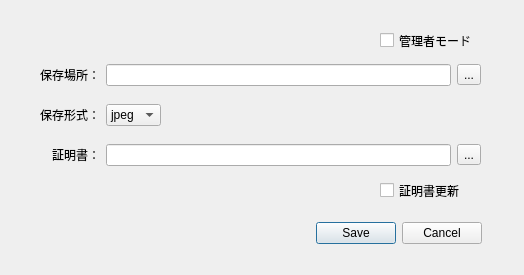
<?xml version="1.0" encoding="UTF-8"?>
<ui version="4.0">
 <class>COptionSetting</class>
 <widget class="QDialog" name="COptionSetting">
  <property name="geometry">
   <rect>
    <x>0</x>
    <y>0</y>
    <width>524</width>
    <height>275</height>
   </rect>
  </property>
  <property name="windowTitle">
   <string>設定</string>
  </property>
  <property name="modal">
   <bool>true</bool>
  </property>
  <widget class="QDialogButtonBox" name="buttonBox">
   <property name="geometry">
    <rect>
     <x>300</x>
     <y>220</y>
     <width>182</width>
     <height>27</height>
    </rect>
   </property>
   <property name="standardButtons">
    <set>QDialogButtonBox::Cancel|QDialogButtonBox::Save</set>
   </property>
  </widget>
  <widget class="QCheckBox" name="adminCheckBox">
   <property name="geometry">
    <rect>
     <x>380</x>
     <y>30</y>
     <width>101</width>
     <height>21</height>
    </rect>
   </property>
   <property name="text">
    <string>管理者モード</string>
   </property>
  </widget>
  <widget class="QCheckBox" name="updateCheckBox">
   <property name="geometry">
    <rect>
     <x>380</x>
     <y>180</y>
     <width>101</width>
     <height>21</height>
    </rect>
   </property>
   <property name="text">
    <string>証明書更新</string>
   </property>
  </widget>
  <widget class="QWidget" name="layoutWidget">
   <property name="geometry">
    <rect>
     <x>40</x>
     <y>60</y>
     <width>441</width>
     <height>31</height>
    </rect>
   </property>
   <layout class="QGridLayout" name="saveDirGridLayout">
    <item row="0" column="2">
     <widget class="QToolButton" name="saveDirToolButton">
      <property name="text">
       <string>...</string>
      </property>
     </widget>
    </item>
    <item row="0" column="0">
     <widget class="QLabel" name="saveDirLabel">
      <property name="text">
       <string>保存場所：</string>
      </property>
      <property name="alignment">
       <set>Qt::AlignRight|Qt::AlignTrailing|Qt::AlignVCenter</set>
      </property>
     </widget>
    </item>
    <item row="0" column="1">
     <widget class="QLineEdit" name="saveDirLineEdit"/>
    </item>
   </layout>
  </widget>
  <widget class="QWidget" name="layoutWidget">
   <property name="geometry">
    <rect>
     <x>40</x>
     <y>140</y>
     <width>441</width>
     <height>31</height>
    </rect>
   </property>
   <layout class="QGridLayout" name="certFileGridLayout">
    <item row="0" column="2">
     <widget class="QToolButton" name="certFileToolButton">
      <property name="text">
       <string>...</string>
      </property>
     </widget>
    </item>
    <item row="0" column="0">
     <widget class="QLabel" name="certFileLabel">
      <property name="text">
       <string>　証明書：</string>
      </property>
     </widget>
    </item>
    <item row="0" column="1">
     <widget class="QLineEdit" name="certFileLineEdit"/>
    </item>
   </layout>
  </widget>
  <widget class="QWidget" name="">
   <property name="geometry">
    <rect>
     <x>40</x>
     <y>100</y>
     <width>121</width>
     <height>31</height>
    </rect>
   </property>
   <layout class="QGridLayout" name="saveFmtGridLayout">
    <item row="0" column="0">
     <widget class="QLabel" name="saveFmtLabel">
      <property name="text">
       <string>保存形式：</string>
      </property>
     </widget>
    </item>
    <item row="0" column="1">
     <widget class="QComboBox" name="saveFmtComboBox">
      <item>
       <property name="text">
        <string>jpeg</string>
       </property>
      </item>
      <item>
       <property name="text">
        <string>png</string>
       </property>
      </item>
     </widget>
    </item>
   </layout>
  </widget>
  <zorder>layoutWidget</zorder>
  <zorder>layoutWidget</zorder>
  <zorder>buttonBox</zorder>
  <zorder>adminCheckBox</zorder>
  <zorder>updateCheckBox</zorder>
  <zorder>saveFmtComboBox</zorder>
  <zorder>saveFmtLabel</zorder>
 </widget>
 <resources/>
 <connections/>
</ui>
